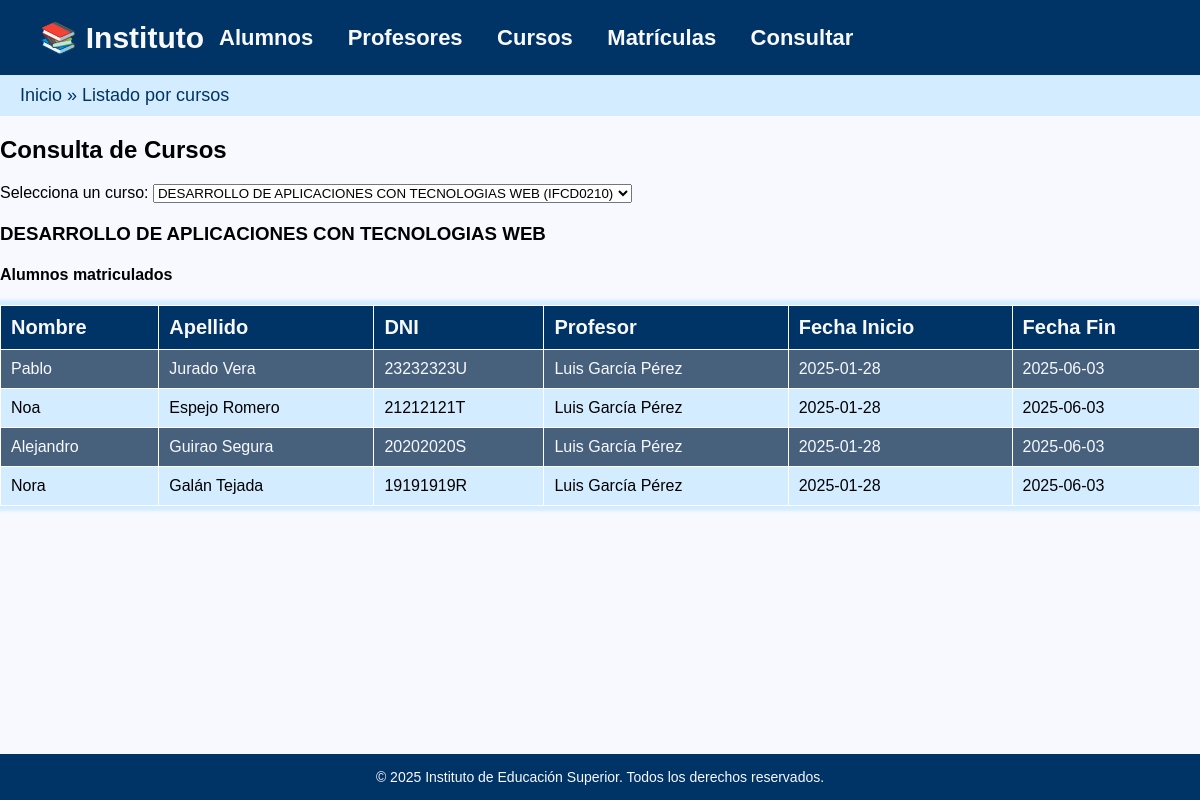
Page /1practicas/consultar_curso.php?buscar=IFCD0210 on the committed database.
### tables this page shows
CREATE TABLE IF NOT EXISTS Curso(
    ID_Curso VARCHAR(8) PRIMARY KEY NOT NULL,
    Descripcion VARCHAR(150),
    Nombre_Curso VARCHAR(50),
    Estado_Curso VARCHAR(40) NOT NULL,
    DNIP VARCHAR(9),
    fecha_inicio DATE,
    fecha_fin DATE,
    FOREIGN KEY (DNIP) REFERENCES Profesor(DNI) 
        ON DELETE CASCADE 
        ON UPDATE CASCADE
);

CREATE TABLE IF NOT EXISTS Alumno(
    DNI VARCHAR(9) PRIMARY KEY NOT NULL,
    Cargo VARCHAR(15) NOT NULL,
    Nombre VARCHAR(30) NOT NULL,
    Apellido VARCHAR(60) NOT NULL,
    Telefono VARCHAR(15) NOT NULL,
    fecha_alta DATE NOT NULL,
    fecha_baja DATE,
    Estado_Alumno VARCHAR(40) NOT NULL
);

### 1practicas/consultar_curso.php (the view, shortened to what this page needs)
<?php
$pdo = getPDO();
$cursos = $pdo->query("SELECT ID_Curso, Nombre_Curso FROM Curso ORDER BY Nombre_Curso ASC")->fetchAll(PDO::FETCH_ASSOC);
$cursoSeleccionado = null;
$alumnos = [];
if (!empty($_GET['buscar'])) {
    $idCurso = $_GET['buscar'];
    $stmt = $pdo->prepare("SELECT C.*, CONCAT(P.Nombre, ' ', P.Apellido) AS Nombre_Profesor FROM Curso C LEFT JOIN Profesor P ON C.DNIP = P.DNI WHERE C.ID_Curso = ?");
    $stmt->execute([$idCurso]);
    $cursoSeleccionado = $stmt->fetch(PDO::FETCH_ASSOC);
    $stmt2 = $pdo->prepare("SELECT A.Nombre, A.Apellido, A.DNI FROM Matricula M JOIN Alumno A ON M.DNIA = A.DNI WHERE M.IDCURSO = ?");
    $stmt2->execute([$idCurso]);
    $alumnos = $stmt2->fetchAll(PDO::FETCH_ASSOC);
}
?>
<!DOCTYPE html>
<html lang="es">
<head>
    <link rel="stylesheet" href="css/estilos.css">
</head>
<body>
<header><?php require 'header.php'; ?></header>
<div class="breadcrumbs">
    <a href="index.php">Inicio</a> &raquo; <span>Listado por cursos</span>
</div>
<h2>Consulta de Cursos</h2>
<form method="get">
    <label for="buscar">Selecciona un curso:</label>
    <select name="buscar" id="buscar" onchange="this.form.submit()">
        <?php foreach ($cursos as $curso): ?>
            <option value="<?= $curso['ID_Curso'] ?>" <?= (isset($_GET['buscar']) && $_GET['buscar'] == $curso['ID_Curso']) ? 'selected' : '' ?>>
                <?= htmlspecialchars($curso['Nombre_Curso']) ?> (<?= $curso['ID_Curso'] ?>)
            </option>
        <?php endforeach; ?>
    </select>
</form>
<?php if ($cursoSeleccionado): ?>
    <h3><?= htmlspecialchars($cursoSeleccionado['Nombre_Curso']) ?></h3>
    <h4>Alumnos matriculados</h4>
    <?php if (count($alumnos) > 0): ?>
        <table>
            <tr><th>Nombre</th><th>Apellido</th><th>DNI</th> <th>Profesor</th><th>Fecha Inicio</th><th>Fecha Fin</th></tr>
            <?php foreach ($alumnos as $a): ?>
                <tr>
                    <td><?= htmlspecialchars($a['Nombre']) ?></td>
                    <td><?= htmlspecialchars($a['Apellido']) ?></td>
                    <td><?= htmlspecialchars($a['DNI']) ?></td>
                <td><?= htmlspecialchars($cursoSeleccionado['Nombre_Profesor'] ?? 'No asignado')?></td>
                <td> <?= $cursoSeleccionado['fecha_inicio'] ?></td>
                <td><?= $cursoSeleccionado['fecha_fin'] ?? 'No asignada' ?></td>
                </tr>
            <?php endforeach; ?>
        </table>
    <?php else: ?>
        <p>No hay alumnos matriculados en este curso.</p>
    <?php endif; ?>
<?php elseif (isset($_GET['buscar'])): ?>
    <p><strong>Curso no encontrado.</strong></p>
<?php endif; ?>
<footer><?php require 'footer.php'; ?></footer>
</body>
</html>

### 1practicas/estilos.css (style rules this page uses)
:root { --background: #f7f9ff; --thtable: #036; --modify: #f79007; --buton: #D27C32; --delete: rgb(0, 20, 41); --table1: #d4ecff; --table2: rgb(71, 97, 124); --border: #ffffff; }
body { font-family: Arial, sans-serif; margin: 0px; background-color: var(--background); }
header { background-color: var(--thtable); color: var(--background); display: flex; align-items: center; padding: 10px 20px; }
.breadcrumbs { background-color: var(--table1); padding: 10px 20px; font-size: 18px; color: var(--thtable); }
.breadcrumbs a { text-decoration: none; color: var(--thtable); }
footer { background-color: var(--thtable); color: var(--background); text-align: center; padding: 15px 0; position: fixed; bottom: 0; width: 100%; font-size: 14px; }
table { width: 100%; border-collapse: collapse; margin-bottom: 20px; background-color: var(--table1); box-shadow: 0px 0px 3px 5px var(--table1); }
th, td { padding: 10px; border: 1px solid var(--border); text-align: left; }
th { background-color: var(--thtable); color: var(--background); font-weight: 900; font-size: 20px; }
td { font-weight: 500; }
tr:nth-child(even) { background-color: var(--table2); color: var(--background); }

### 1practicas/consultar_curso.php (style rules this page uses)
table, th, td { border: 1px solid black; border-collapse: collapse; padding: 8px; }
form { margin-bottom: 20px; }

### rows in the picture
curso: Nombre_Curso "DESARROLLO DE APLICACIONES CON TECNOLOGIAS WEB", fecha_inicio "2025-01-28", fecha_fin "2025-06-03"
alumno: Nombre "Pablo", Apellido "Jurado Vera", DNI "23232323U", Nombre_Profesor "Luis García Pérez"
alumno: Nombre "Noa", Apellido "Espejo Romero", DNI "21212121T", Nombre_Profesor "Luis García Pérez"
alumno: Nombre "Alejandro", Apellido "Guirao Segura", DNI "20202020S", Nombre_Profesor "Luis García Pérez"
alumno: Nombre "Nora", Apellido "Galán Tejada", DNI "19191919R", Nombre_Profesor "Luis García Pérez"

### other values in the picture
form field buscar "DESARROLLO DE APLICACIONES CON TECNOLOGIAS WEB (IFCD0210)"
